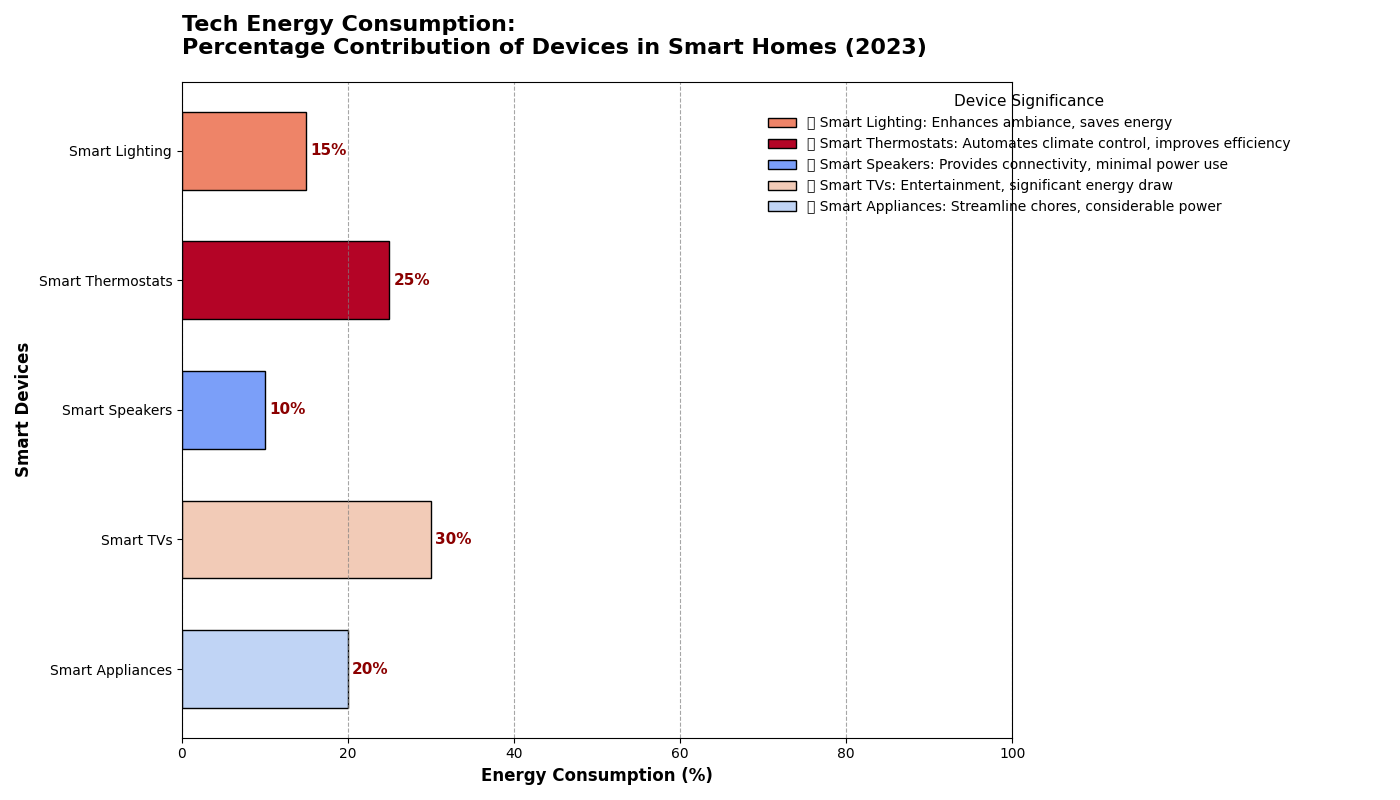

Write the Python code that produced this figure.
import matplotlib.pyplot as plt
import numpy as np

device_categories = ['Smart Lighting', 'Smart Thermostats', 'Smart Speakers', 'Smart TVs', 'Smart Appliances']
energy_consumption_percentages = [15, 25, 10, 30, 20]

# Manually shuffled color palette for the device categories
cmap = plt.get_cmap('coolwarm')
colors = [cmap(0.8), cmap(1.0), cmap(0.2), cmap(0.6), cmap(0.4)]

fig, ax = plt.subplots(figsize=(14, 8))
bars = ax.barh(device_categories, energy_consumption_percentages, color=colors, edgecolor='black', height=0.6)

ax.set_xlabel('Energy Consumption (%)', fontsize=12, fontweight='bold')
ax.set_ylabel('Smart Devices', fontsize=12, fontweight='bold')
ax.set_title('Tech Energy Consumption:\nPercentage Contribution of Devices in Smart Homes (2023)', fontsize=16, fontweight='bold', loc='left', pad=20)

for bar in bars:
    width = bar.get_width()
    ax.text(width + 0.5, bar.get_y() + bar.get_height()/2,
            f'{width}%', va='center', ha='left', fontsize=11, fontweight='bold', color='darkred')

ax.set_xlim(0, 100)
ax.xaxis.grid(True, linestyle='--', alpha=0.7, color='gray')
ax.invert_yaxis()

annotations = [
    '💡 Smart Lighting: Enhances ambiance, saves energy',
    '🌡️ Smart Thermostats: Automates climate control, improves efficiency',
    '🔊 Smart Speakers: Provides connectivity, minimal power use',
    '📺 Smart TVs: Entertainment, significant energy draw',
    '🔌 Smart Appliances: Streamline chores, considerable power'
]

legend = plt.legend(bars, annotations, title="Device Significance", loc='upper right',
                    bbox_to_anchor=(1.35, 1), fontsize=10, title_fontsize='11', frameon=False)

plt.tight_layout()
plt.show()
